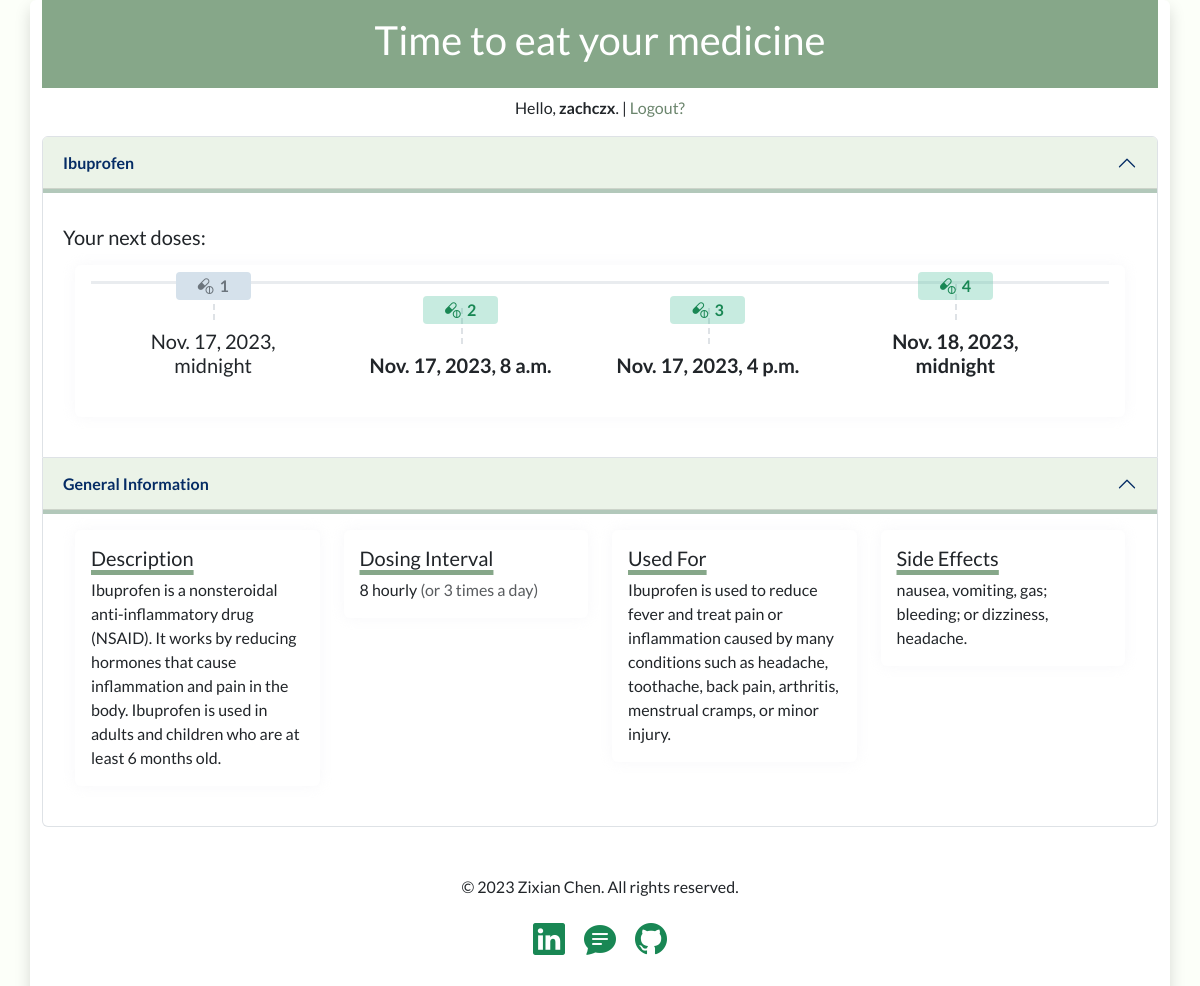
Screenshot of /dose/6/ (signed in) with the database file from the repository.
### trackerapp/models.py (models this page shows, shortened)
class EatModel(models.Model):
    user = models.ForeignKey(User, on_delete=models.SET_NULL, null=True)
    medicine = models.CharField(max_length=50, choices=medicine_choices)
    last_fed = models.DateTimeField(default=datetime.now)
    interval = models.IntegerField(default=4)
    remarks = models.TextField(max_length=140)
    complete = models.BooleanField(default=False)
    created = models.DateTimeField(auto_now_add=True)
    class Meta:
        ordering = ['complete'] #ordering in descending just do -complete

class MedicalInfo(models.Model):
    medicine = models.CharField(max_length=50, choices=medicine_choices)
    rec_interval = models.IntegerField(null=False)
    description = models.TextField(max_length=500)
    used_for = models.TextField(max_length=500, default="")
    sideeffects = models.TextField(max_length=500)

### trackerapp/views.py (the view)
# urls.py: path('dose/<int:pk>/', views.nextDose, name='nextDose')
def nextDose(request, pk=None):
    if request.user.is_authenticated is True:
        alldetails = EatModel.objects.filter(pk=pk).values()
        hrs= alldetails[0]['interval'] #putting this here to avoid doing another filter
        number_of_times = int(24 / hrs)
        if request.user.id == alldetails[0]['user_id']: #check if user is the creator of the record
            first_dose = EatModel.objects.filter(pk=pk).values_list('last_fed', flat=True)
            first_dose = first_dose[0]
            second_dose = first_dose + timedelta(hours=hrs)
            third_dose = second_dose + timedelta(hours=hrs)
            fourth_dose = third_dose + timedelta(hours=hrs)
            dose = [first_dose, second_dose, third_dose, fourth_dose]
            get_type_medicine = EatModel.objects.filter(pk=pk).values_list('medicine', flat=True)
            get_type_medicine = get_type_medicine[0]
            medical_info = MedicalInfo.objects.filter(medicine=get_type_medicine).values()
            context = {
                'dose': dose,
                'alldetails': alldetails,
                'medical_info': medical_info,
                'number_of_times': number_of_times,
            }
        else:
            return redirect('eatlist') #redirects user who tried to access someone else's records
        return render(request, 'trackerapp/dose.html', context) #for some reason need to access via {{ details.0.medicine }}
    else:
        return redirect('eatregister')

### templates/trackerapp/dose.html
{% extends 'base.html' %}
{% block content %}
<div class="row mt-3 mb-1">
    <div class="col">
        <div class="accordion" id="accordionExample">
            <div class="accordion-item">
                <h2 class="accordion-header" id="heading_within">
                    <button class="accordion-button fw-bolder" type="button" data-bs-toggle="collapse" data-bs-target="#collapse_within" aria-expanded="true" aria-controls="collapse_within">
                        {{ alldetails.0.medicine }}
                    </button>
                </h2>
                <div id="collapse_within" class="accordion-collapse collapse show" aria-labelledby="heading_within" data-bs-parent="#accordionExample">
                    <div class="accordion-body">
                        <p><h5>Your next doses:</h5><p>
                        <div class="container-fluid">
                            <div class="row">
                                <div class="col-lg-12">
                                    <div class="card">
                                        <div class="card-body">
                                            <div class="hori-timeline" dir="ltr">
                                                <ul class="list-inline events">
                                                    {% for x in dose %}
                                                        {% if forloop.counter is 1 %}
                                                        <li class="list-inline-item event-list">
                                                            <div class="px-4">
                                                                <div class="event-date bg-soft-secondary text-secondary fw-bold"><i class="bi bi-capsule-pill"></i> &nbsp;{{forloop.counter}}</div>
                                                                <h5 class="font-size-16">
                                                                {{x}}
                                                                </h5>
                                                            </div>
                                                        </li>
                                                        {% else %}
                                                        <li class="list-inline-item event-list">
                                                            <div class="px-4">
                                                                <div class="event-date bg-soft-success text-success fw-bold"><i class="bi bi-capsule-pill"></i> &nbsp;{{forloop.counter}}</div>
                                                                <h5 class="font-size-16">
                                                                <b>{{x}}</b>
                                                                </h5>
                                                            </div>
                                                        </li>
                                                        {% endif %}
                                                    {% endfor %}
                                                </ul>
                                            </div>
                                        </div>
                                    </div>
                                </div>
                            </div>
                        </div>
                    </div>
                </div>
            </div>
            <div class="accordion-item">
                <h2 class="accordion-header" id="heading_within2">
                    <button class="accordion-button fw-bolder" type="button" data-bs-toggle="collapse" data-bs-target="#collapse_within2" aria-expanded="true" aria-controls="collapse_within2">
                        General Information
                    </button>
                </h2>
                <div id="collapse_within2" class="accordion-collapse collapse show" aria-labelledby="heading_within2" data-bs-parent="#accordionExample_block_auto_closing">
                    <div class="accordion-body">
                    <div class="container">
                        <div class="row">
                            <div class="col-sm-3">
                                <div class="card">
                                    <div class="card-body">
                                        <h5 class="card-title">Description</h5>
                                        <p class="card-text">{{medical_info.0.description}}</p>
                                    </div>
                                </div>
                            </div>
                            <div class="col-sm-3">
                                <div class="card">
                                    <div class="card-body">
                                        <h5 class="card-title">Dosing Interval</h5>
                                        <p class="card-text">{{medical_info.0.rec_interval}} hourly <span class="text-muted">(or {{number_of_times}} times a day)</span></p>
                                    </div>
                                </div>
                            </div>
                            <div class="col-sm-3">
                                <div class="card">
                                    <div class="card-body">
                                        <h5 class="card-title">Used For</h5>
                                        <p class="card-text">{{medical_info.0.used_for}}</p>
                                    </div>
                                </div>
                            </div>
                            <div class="col-sm-3">
                                <div class="card">
                                    <div class="card-body">
                                        <h5 class="card-title">Side Effects</h5>
                                        <p class="card-text">{{medical_info.0.sideeffects}}</p>
                                    </div>
                                </div>
                            </div>
                            </div>
                        </div>
                    </div>
                </div>
            </div>
        </div>
</div>
{% endblock %}

### templates/base.html (shortened to what this page needs)
<!DOCTYPE html>
<html lang="en">
<head>
    <link rel="stylesheet" href="https://cdn.jsdelivr.net/npm/bootstrap@5.3.2/dist/css/bootstrap.min.css">
    <link rel="stylesheet" href="https://cdn.jsdelivr.net/npm/bootstrap-icons@1.11.1/font/bootstrap-icons.css">
</head>
<body>
<div class="container shadow mb-5 pb-5 bg-white rounded">
    <div class="row">
        <a href="{% url 'eatlist' %}" id="header"><div class="col p-3 mb-2 text-white" style="background-color: #86A789">
            <h1 class="text-center">Time to eat your medicine</h1>
        </div></a>
    </div>
    <div class="row">
        {% if user.is_authenticated %}
            <div class="col-12 text-center">Hello, <b>{{user.username}}</b>. | <a href="{% url 'eatlogout' %}">Logout?</a></div>
        {% else %}
            <div class="col-12 text-center">You are not logged in. <a href="{% url 'eatlogin' %}">Please login here</a>.</div>
        {% endif %}
    </div>
        {% block content %}
        {% endblock %}
{% include "_footer.html" %}
</div>
</body>
</html>

### templates/base.html (style rules this page uses)
body { background-color: #FCFFF9; font-family: 'Lato', sans-serif; }
.accordion-button:not(.collapsed) { background-color: #EBF3E8; box-shadow: inset 0 -1px 0 rgb(0 0 0 / 13%); border-bottom: 0.25em solid #B2C8BA; }
#header { text-decoration: none; }
a, a:visited { text-decoration: none; color: #6B856D; font-weight: 500; }
.card-title { text-decoration: underline; text-decoration-thickness: 5px; text-decoration-color: #86A789; text-underline-offset: 4px; }
.hori-timeline .events { border-top: 3px solid #e9ecef; }
.hori-timeline .events .event-list { display: block; position: relative; text-align: center; padding-top: 70px; margin-right: 0; }
.hori-timeline .events .event-list:before { content: ""; position: absolute; height: 36px; border-right: 2px dashed #dee2e6; top: 0; }
.hori-timeline .events .event-list .event-date { position: absolute; top: 38px; left: 0; right: 0; width: 75px; margin: 0 auto; border-radius: 4px; padding: 2px 4px; }
@media (min-width: 1140px) { .hori-timeline .events .event-list { display: inline-block; width: 24%; padding-top: 45px; } }
@media (min-width: 1140px) { .hori-timeline .events .event-list .event-date { top: -12px; } }
.bg-soft-success { background-color: rgba(71,189,154,.3)!important; }
.bg-soft-secondary { background-color: #d5e1eb!important; }
.card { border: none; margin-bottom: 24px; -webkit-box-shadow: 0 0 13px 0 rgba(236,236,241,.44); box-shadow: 0 0 13px 0 rgba(236,236,241,.44); }

### rows the page displays
EatModel: medicine "Ibuprofen"
MedicalInfo: description "Ibuprofen is a nonsteroidal anti-inflammatory drug (NSAID). It works by reducing hormones that cause inflammation and pain in the body. Ibuprofen is used in adults and children who are at least 6 months old.", used_for "Ibuprofen is used to reduce fever and treat pain or inflammation caused by many conditions such as headache, toothache, back pain, arthritis, menstrual cramps, or minor injury.", sideeffects "nausea, vomiting, gas; bleeding; or dizziness, headache."

### other values shown
{{ user.username }} "zachczx"
{{ x }} "Nov. 17, 2023, midnight"
{{ x }} "Nov. 17, 2023, 8 a.m." "Nov. 17, 2023, 4 p.m." "Nov. 18, 2023, midnight"
{{ medical_info.0.rec_interval }} "8"
{{ number_of_times }} "3"
